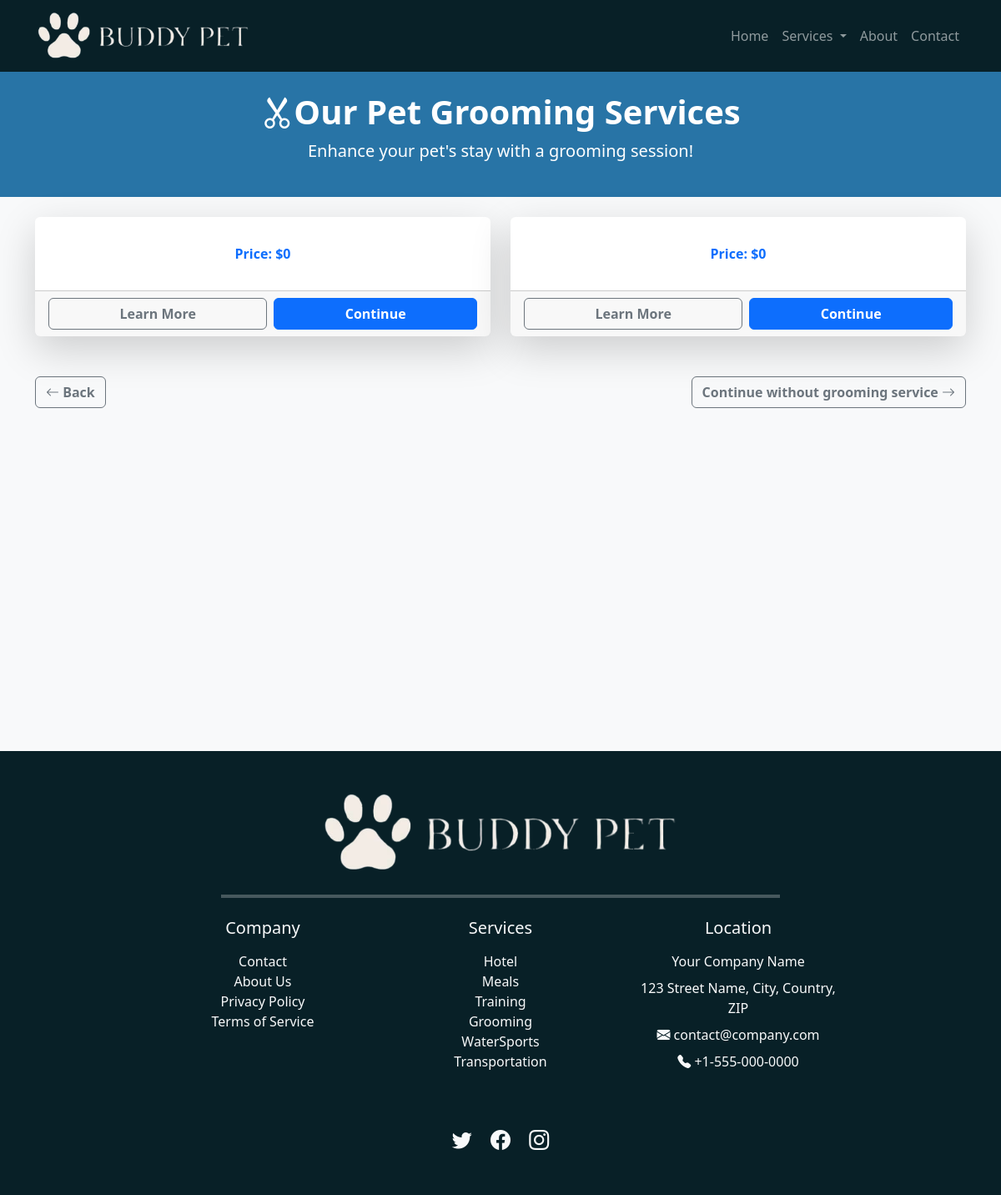
The app's page /booking/select-grooming with its own data.
### branding/models.py (models this page shows, shortened)
class Branding(models.Model):
    company_name = models.CharField(max_length=255, default="Your Company Name",
                                    help_text="Enter the full name of the company.")
    company_email = models.EmailField(default="contact@company.com",
                                      help_text="Enter the official company email address.")
    company_phone = models.CharField(max_length=20, default="+1-555-000-0000",
                                     help_text="Enter the company’s contact number (e.g., +1-555-000-0000).")
    company_address = models.TextField(default="123 Street Name, City, Country, ZIP",
                                       help_text="Enter the full address of the company, including city and ZIP code.")
    logo = models.ImageField(upload_to="branding/", default="default/default_logo.png",
                             help_text="Upload the website logo.")
    favicon = models.ImageField(upload_to="branding/", default="default/default_icon.ico",
                                help_text="Upload the favicon (ICO or PNG).")
    video = models.FileField(upload_to="branding/videos/", default="default/default_video.mp4", blank=True, null=True,
                             help_text="Upload a promotional or branding video file.")
    meta_keywords = models.CharField(max_length=255, blank=True,
                                     default="generic, branding, business, website, company",
                                     help_text="Enter meta keywords for SEO (comma-separated).")
    meta_description = models.TextField(blank=True, default="Enter a meta description for SEO.",
                                        help_text="Enter a meta description for SEO.")
    twitter_link = models.URLField(blank=True, default="https://twitter.com/yourcompany",
                                   help_text="Link to your Twitter profile.")
    facebook_link = models.URLField(blank=True, default="https://facebook.com/yourcompany",
                                    help_text="Link to your Facebook page.")
    instagram_link = models.URLField(blank=True, default="https://instagram.com/yourcompany",
                                     help_text="Link to your Instagram profile.")
    class Meta:
        verbose_name = "Branding"
        verbose_name_plural = "Branding"

### grooming/models.py (models this page shows, shortened)
class Service(TranslatableModel):
    translations = TranslatedFields(
        title=models.CharField(max_length=255),
        description=models.TextField(),
    )
    class Meta:
        verbose_name = "Services"
        verbose_name_plural = "Services"
    class Meta:
        verbose_name = "Services"
        verbose_name_plural = "Services"

### booking/views.py (the view, shortened to what this page needs)
# urls.py: path('booking/select-grooming', SelectGroomingView.as_view(), name='select_grooming'),
class SelectGroomingView(TemplateView):
    template_name = "select_grooming.html"
    def get_context_data(self, **kwargs):
        context = super().get_context_data(**kwargs)
        grooming_services = GroomingService.objects.all()
        pet_details = self.request.session.get("pet_details", [])
        context["grooming_services"] = grooming_services
        context["branding"] = Branding.objects.first()
        for service in grooming_services:
            total_price = 0
            for pet in pet_details:
                price_obj = GroomingAnimalSize.objects.filter(
                    animal=pet['type'], size=pet['size'], service=service
                ).first()
                if price_obj:
                    total_price += price_obj.price
            service.total_price = total_price
        return context

### booking/templates/select_grooming.html (shortened to what this page needs)
{% extends "base.html" %}
    {% block extra_head %}
    {% load static %}
    <link rel="stylesheet" type="text/css" href="{% static 'home.css' %}">
    <link rel="stylesheet" type="text/css" href="{% static 'base.css' %}">
    <link href="https://cdn.jsdelivr.net/npm/bootstrap@5.3.2/dist/css/bootstrap.min.css" rel="stylesheet">
    <link rel="stylesheet" href="https://cdn.jsdelivr.net/npm/bootstrap-icons/font/bootstrap-icons.css">
    {% endblock %}
{% block content %}
<body class="bg-light">
<header class="text-white text-center py-4" style="background-color: #2874a6">
    <h1 class="fw-bold"><i class="bi bi-scissors"></i>Our Pet Grooming Services</h1>
    <p class="lead">Enhance your pet's stay with a grooming session!</p>
</header>
<div class="container mt-4" style="height: 80vh;">
    <form method="POST">
        <div class="row justify-content-center">
            {% for service in grooming_services %}
            <div class="col-md-6 mb-4">
                <div class="card shadow-lg border-0">
                    <div class="card-body">
                        <p class="text-center text-primary fw-bold">Price: ${{ service.total_price }}</p>
                    </div>
                    <div class="card-footer d-flex gap-2">
                        <a href="{% url 'select_grooming' %}"
                                class="btn btn-outline-secondary flex-grow-1 fw-bold">Learn More
                        </a>
                        <button type="submit" name="grooming_service" value="{{ service.title }}" class="btn btn-primary flex-grow-1 fw-bold">
                            Continue
                        </button>
                    </div>
                </div>
            </div>
            {% if forloop.counter|divisibleby:2 %}
            </div>
            {% endif %}
            {% endfor %}
        <div class="d-flex justify-content-between mt-4">
            <a href="{% url 'select_transportation' %}" class="btn btn-outline-secondary fw-bold">
                <i class="bi bi-arrow-left"></i> Back
            </a>
            <button type="submit" name="continue_without_service" class="btn btn-outline-secondary fw-bold">
                Continue without grooming service <i class="bi bi-arrow-right"></i>
            </button>
        </div>
    </form>
</div>
</body>
{% endblock %}

### home/templates/base.html (shortened to what this page needs)
<!DOCTYPE html>
{% load i18n %}
<html lang="{% get_current_language as LANGUAGE_CODE %}">
<head>
    {% load static %}
    <link rel="stylesheet" type="text/css" href="{% static 'base.css' %}">
    <link href="https://cdn.jsdelivr.net/npm/bootstrap@5.3.2/dist/css/bootstrap.min.css" rel="stylesheet">
    <link rel="stylesheet" href="https://cdn.jsdelivr.net/npm/bootstrap-icons/font/bootstrap-icons.css">
    {% block extra_head %}{% endblock %}
</head>
<body class="bg-light">
    <nav class="navbar navbar-expand-lg navbar-dark" style="background-color: #082027; z-index: 1000;">
        <div class="container">
            <a class="navbar-brand" href="/">
                <img src="{{ branding.logo.url }}" alt="{{ branding.company_name }}" class="img-fluid" style="max-height: 60px;">
            </a>
            <div class="collapse navbar-collapse" id="navbarNav">
                <ul class="navbar-nav ms-auto">
                    <li class="nav-item"><a class="nav-link" href="/">{% trans "Home" %}</a></li>
                    <li class="nav-item dropdown">
                        <a class="nav-link dropdown-toggle" id="navbarDropdown" role="button" data-bs-toggle="dropdown" aria-expanded="false" href="{% url 'services' %}">
                            {% trans "Services" %}
                        </a>
                    </li>
                    <li class="nav-item"><a class="nav-link" href="{% url 'about_us' %}">{% trans "About" %}</a></li>
                    <li class="nav-item"><a class="nav-link" href="{% url 'contact' %}">{% trans "Contact" %}</a></li>
                </ul>
            </div>
        </div>
    </nav>
    {% block content %} {% endblock %}
    <footer class="text-light py-5 pt-5" style="background-color: #082027;">
        <div class="container">
            <div class="row justify-content-center text-center">
                <div class="col-12 text-center mb-4">
                    <img src="{{ branding.logo.url }}" alt="{{ branding.company_name }}" class="img-fluid" style="max-height: 100px;">
                </div>
                <div class="col-12 text-center text-light mb-4">
                    <hr class="border-bottom border-2 border-white" style="width: 60%; margin: 0 auto;">
                </div>
                <div class="col-md-3 text-center mb-3">
                    <h5 class="mb-3">{% trans "Company" %}</h5>
                    <ul class="list-unstyled">
                        <li><a href="{% url 'contact' %}" class="text-light text-decoration-none">{% trans "Contact" %}</a></li>
                        <li><a href="{% url 'about_us' %}" class="text-light text-decoration-none">{% trans "About Us" %}</a></li>
                        <li><a href="{% url 'privacy_policy' %}" class="text-light text-decoration-none">{% trans "Privacy Policy" %}</a></li>
                        <li><a href="{% url 'terms_of_service' %}" class="text-light text-decoration-none">{% trans "Terms of Service" %}</a></li>
                    </ul>
                </div>
                <div class="col-md-3 text-center mb-3">
                    <h5 class="mb-3">{% trans "Services" %}</h5>
                    <ul class="list-unstyled">
                        <li><a href="{% url 'hotel' %}" class="text-light text-decoration-none">{% trans "Hotel" %}</a></li>
                        <li><a href="{% url 'meals' %}" class="text-light text-decoration-none">{% trans "Meals" %}</a></li>
                        <li><a href="{% url 'training' %}" class="text-light text-decoration-none">{% trans "Training" %}</a></li>
                        <li><a href="{% url 'grooming' %}" class="text-light text-decoration-none">{% trans "Grooming" %}</a></li>
                        <li><a href="{% url 'water_sports' %}" class="text-light text-decoration-none">{% trans "WaterSports" %}</a></li>
                        <li><a href="{% url 'transportation' %}" class="text-light text-decoration-none">{% trans "Transportation" %}</a></li>
                    </ul>
                </div>
                <div class="col-md-3 text-center text-light mb-4">
                    <h5 class="mb-3">{% trans "Location" %}</h5>
                    <p class="text-light mb-2">{{branding.company_name}}</p>
                    <p class="text-light mb-2">{{branding.company_address}}</p>
                    <a href="mailto:{{branding.company_email}}" class="text-light text-decoration-none mb-2 d-block">
                        <i class="bi bi-envelope-fill"></i> {{branding.company_email}}
                    </a>
                    <p>
                        <a href="tel:{{branding.company_phone}}" class="text-light text-decoration-none">
                            <i class="bi bi-telephone-fill"></i> {{branding.company_phone}}
                        </a>
                    </p>
                </div>
            </div>
            <div class="text-center mt-4">
                <a href="{{branding.twitter_link}}" class="text-light me-3 fs-4 text-decoration-none">
                    <i class="bi bi-twitter"></i>
                </a>
                <a href="{{branding.facebook_link}}" class="text-light me-3 fs-4 text-decoration-none">
                    <i class="bi bi-facebook"></i>
                </a>
                <a href="{{branding.instagram_link}}" class="text-light fs-4 text-decoration-none">
                    <i class="bi bi-instagram"></i>
                </a>
            </div>
        </div>
    </footer>
</body>
</html>

### records on screen
Branding: logo (placeholder picture), company_name "Your Company Name", company_address "123 Street Name, City, Country, ZIP", company_email "contact@company.com", company_phone "+1-555-000-0000"
Service: total_price "0"
Service: total_price "0"
